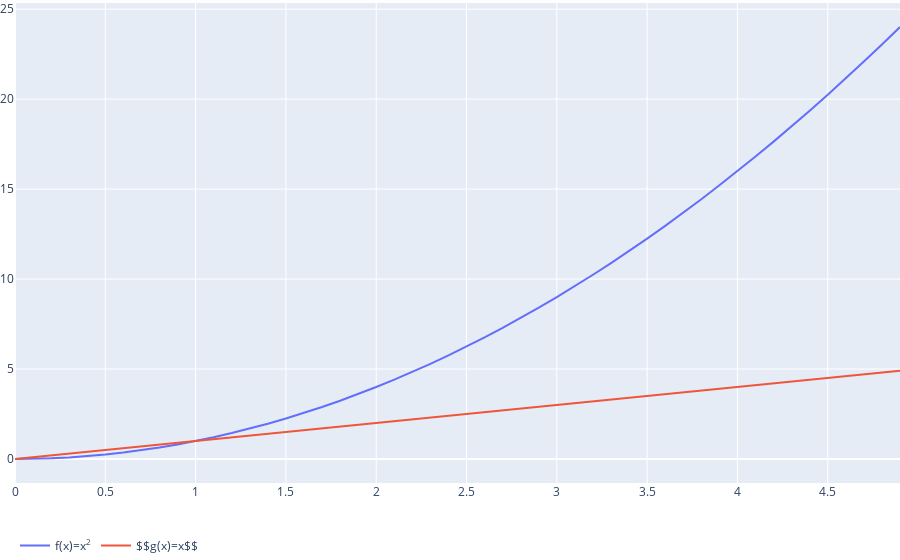

Notebook code cell kept with this figure:
### Code cell
fig = go.Figure()
fig.add_trace(go.Scatter(x=x, y=f(x),  name='f(x)=x<sup>2</sup>'))
fig.add_trace(go.Scatter(x=x, y=x, name='$$g(x)=x$$'))
fig.update_layout(legend_orientation="h", 
                  margin=dict(l=0, r=0, t=0, b=0))
fig.show()

### Figure 1 — Plotly figure (JSON) as saved in the notebook; plotly's stock layout.template omitted (floating-point values rounded to 4 significant figures)
{"data": [{"name": "f(x)=x<sup>2</sup>", "type": "scatter", "x": [0, 0.1, 0.2, 0.3, 0.4, 0.5, 0.6, 0.7, 0.8, 0.9, 1, 1.1, 1.2, 1.3, 1.4, 1.5, 1.6, 1.7, 1.8, 1.9, 2, 2.1, 2.2, 2.3, 2.4, 2.5, 2.6, 2.7, 2.8, 2.9, 3, 3.1, 3.2, 3.3, 3.4, 3.5, 3.6, 3.7, 3.8, 3.9, 4, 4.1, 4.2, 4.3, 4.4, 4.5, 4.6, 4.7, 4.8, 4.9], "y": [0, 0.01, 0.04, 0.09, 0.16, 0.25, 0.36, 0.49, 0.64, 0.81, 1, 1.21, 1.44, 1.69, 1.96, 2.25, 2.56, 2.89, 3.24, 3.61, 4, 4.41, 4.84, 5.29, 5.76, 6.25, 6.76, 7.29, 7.84, 8.41, 9, 9.61, 10.24, 10.89, 11.56, 12.25, 12.96, 13.69, 14.44, 15.21, 16, 16.81, 17.64, 18.49, 19.36, 20.25, 21.16, 22.09, 23.04, 24.01]}, {"name": "$$g(x)=x$$", "type": "scatter", "x": [0, 0.1, 0.2, 0.3, 0.4, 0.5, 0.6, 0.7, 0.8, 0.9, 1, 1.1, 1.2, 1.3, 1.4, 1.5, 1.6, 1.7, 1.8, 1.9, 2, 2.1, 2.2, 2.3, 2.4, 2.5, 2.6, 2.7, 2.8, 2.9, 3, 3.1, 3.2, 3.3, 3.4, 3.5, 3.6, 3.7, 3.8, 3.9, 4, 4.1, 4.2, 4.3, 4.4, 4.5, 4.6, 4.7, 4.8, 4.9], "y": [0, 0.1, 0.2, 0.3, 0.4, 0.5, 0.6, 0.7, 0.8, 0.9, 1, 1.1, 1.2, 1.3, 1.4, 1.5, 1.6, 1.7, 1.8, 1.9, 2, 2.1, 2.2, 2.3, 2.4, 2.5, 2.6, 2.7, 2.8, 2.9, 3, 3.1, 3.2, 3.3, 3.4, 3.5, 3.6, 3.7, 3.8, 3.9, 4, 4.1, 4.2, 4.3, 4.4, 4.5, 4.6, 4.7, 4.8, 4.9]}], "layout": {"legend": {"orientation": "h"}, "margin": {"b": 0, "l": 0, "r": 0, "t": 0}}}
